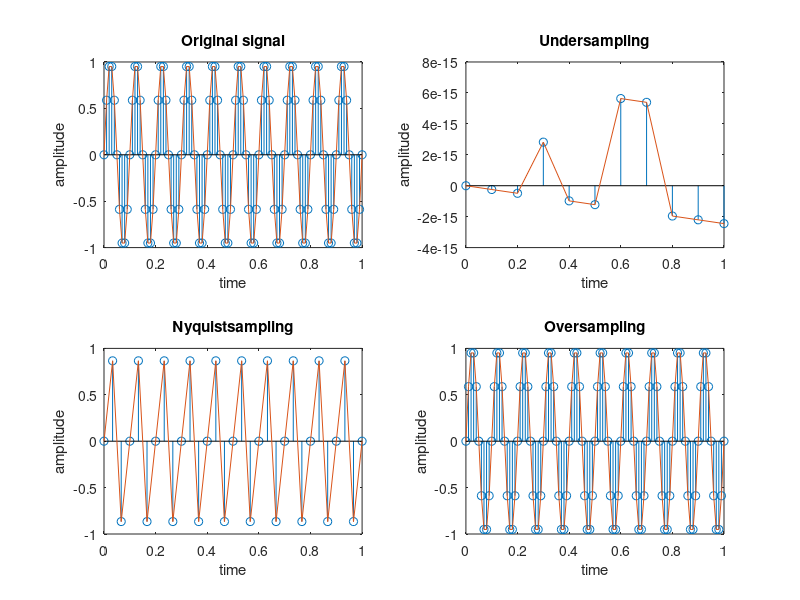

Write MATLAB code to recreate this figure.
%% EXPERIMENT NO-2

% Verification of sampling theorem

clc;
clear all;
close all;

%original signal
t=0:0.01:1;
fm=10;
y=sin(2*pi*fm*t);
subplot(2,2,1);
stem(t,y);
hold on;
plot(t,y);
title("Original signal");
xlabel("time");
ylabel("amplitude");

%less than nyquist rate
fs1=fm;
t1=0:1/fs1:1;
y1=sin(2*pi*fm*t1);
subplot(2,2,2);
stem(t1,y1);
hold on;
plot(t1,y1);
title("Undersampling");
xlabel("time");
ylabel("amplitude");

%equal to nyquist rate
fs2=3*fm;
t2=0:1/fs2:1;
y2=sin(2*pi*fm*t2);
subplot(2,2,3);
stem(t2,y2);
hold on;
plot(t2,y2);
title("Nyquistsampling");
xlabel("time");
ylabel("amplitude");

%greater than nyquist rate
fs3=10*fm;
t3=0:1/fs3:1;
y3=sin(2*pi*fm*t3);
subplot(2,2,4);
stem(t3,y3);
hold on;
plot(t3,y3);
title("Oversampling");
xlabel("time");
ylabel("amplitude");
